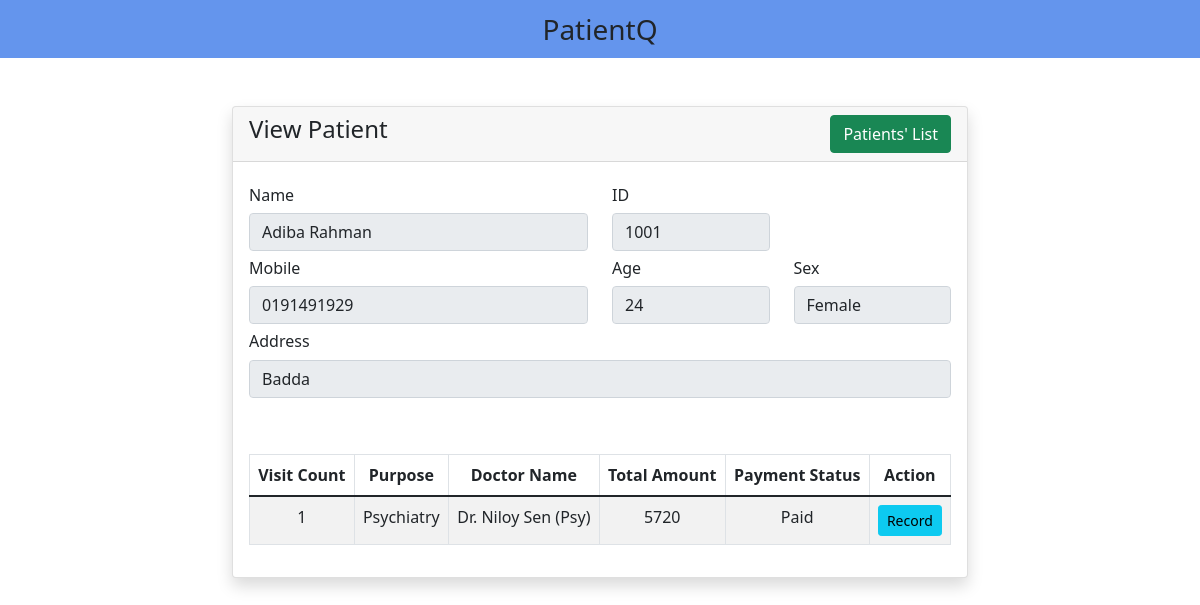
Page /v_01/view-patient.php?p_id=1001 on the committed database.
### tables this page shows
create table patient (
    p_id int auto_increment,
    p_name varchar(30),
    p_age smallint,
    p_sex varchar(1),
    mobile_no varchar(15),
    address varchar(40),
    isResident varchar(1),
    room_no varchar(10),
    primary key (p_id),
    check (isResident = '0' or isResident = '1'),
    check (p_sex = 'F' or p_sex = 'M')
);

create table payment_history (
    visit_count smallint,
    p_id int,
    purpose_id varchar(7),
    payable_amount mediumint,
    paid mediumint,
    admission_date date,
    release_date date,
    assign_dr_init varchar(7),
    note Varchar(120),
    discount_pct smallint,
    primary key (p_id, visit_count),
    check (discount_pct >= 0 and discount_pct <= 100)
);

create table purpose (
    purpose_id varchar(7),
    purpose_name varchar(30),
    dept_init varchar(20),
    primary key (purpose_id)
);

create table doctor (
    dr_init varchar(7),
    dr_name varchar(30),
    dept_init varchar(20),
    room_no varchar(10),
    primary key (dr_init)
);

### v_01/view-patient.php (the view, shortened to what this page needs)
<?php
    require 'db-connect.php';
    include('includes/header.php');
?>
<div class="container">
    <div class="row">
       <div class="col-md-2">
       </div>
       <div class="col-md-8">
        <div class="card shadow">
            <div class="card-header">
                <h4>View Patient
                    <a href="search-patient.php" class = "btn btn-success float-end">Patients' List</a>
                </h4>
            </div>
            <div class="card-body">
                <?php
                    if (isset($_GET['p_id'])) {
                        $p_id = mysqli_real_escape_string($connect, $_GET['p_id']);
                        $query = "SELECT * FROM patient where p_id = '$p_id' ";
                        $query_run = mysqli_query($connect, $query);
                        $dataTuple = mysqli_fetch_assoc($query_run);
                    }
                ?>
                <div class="row">
                    <div class="col-md-6 mb-2">
                        <p class="h6">Name</p>
                        <input type="text" name="p_name" class="form-control" value="<?=$dataTuple['p_name'] ?>" readonly>
                    </div>
                    <div class="col-md-3 mb-2">
                        <p class="h6">ID</p>
                        <input type="number" name="p_id" class="form-control" value="<?=$_GET['p_id'] ?>" readonly>
                    </div>
                    <div class="col-md-3 mb-2">
                    </div>
                </div>
                <div class="row">
                    <div class="col-md-6 mb-2">
                        <p class="h6">Mobile</p>
                        <input type="text" name="mobile_no" class="form-control" value="<?=$dataTuple['mobile_no'] ?>" readonly>
                    </div>
                    <div class="col-md-3 mb-2">
                        <p class="h6">Age</p>
                        <input type="number" name="p_age" class="form-control" value="<?=$dataTuple['p_age'] ?>" readonly>
                    </div>
                    <div class="col-md-3 mb-2">
                        <p class="h6">Sex</p>
                        <?php if($dataTuple['p_sex'] == 'M' or $dataTuple['p_sex'] == 'm'): ?>
                            <input type="text" name="p_sex" class="form-control" value="Male" readonly>
                        <?php elseif ($dataTuple['p_sex'] == 'F' or $dataTuple['p_sex'] == 'f'): ?>
                            <input type="text" name="p_sex" class="form-control" value="Female" readonly>
                        <?php endif; ?>
                    </div>
                </div>
                <div class="row mb-5">
                    <div class="col-md-12 mb-2">
                        <p class="h6">Address</p>
                        <input type="text" name="address" class="form-control" value="<?=$dataTuple['address'] ?>" readonly>
                    </div>
                </div>
                <table class="table table-bordered table-striped">
                    <thead align="center">
                        <tr>
                            <th>Visit Count</th>
                            <th>Purpose</th>
                            <th>Doctor Name</th>
                            <th>Total Amount</th>
                            <th>Payment Status</th>
                            <th>Action</th>
                        </tr>
                    </thead>
                    <tbody align="center">
                        <?php
                            $p_id = mysqli_real_escape_string($connect, $_GET['p_id']);
                            $query =
                                "SELECT payment_history.p_id, payment_history.visit_count, purpose_name,
                                    (SELECT SUM(amount * time_count)
                                        FROM patient_record, charge_sheet
                                        WHERE payment_history.p_id = patient_record.p_id
                                        AND payment_history.visit_count = patient_record.visit_count
                                        AND patient_record.history = charge_sheet.charge_num
                                        AND payment_history.p_id = '$p_id'
                                    ) AS total
                                FROM payment_history, purpose
                                WHERE payment_history.purpose_id = purpose.purpose_id
                                AND payment_history.p_id = '$p_id'; ";
                            $query_run = mysqli_query($connect, $query);
                            if (mysqli_num_rows($query_run) > 0) {
                                foreach ($query_run as $info) {
                                    ?>
                                    <tr>
                                        <td> <?= $info['visit_count'] ?> </td>
                                        <td> <?= $info['purpose_name'] ?> </td>
                                        <td>
                                            <?php
                                            $v_cnt = $info['visit_count'];
                                            $query2 = "SELECT dr_name
                                                        FROM payment_history, doctor
                                                        WHERE payment_history.assign_dr_init = doctor.dr_init
                                                        AND p_id = '$p_id' AND visit_count = '$v_cnt' ";
                                            $query_run2 = mysqli_query($connect, $query2);
                                            $dataTuple = mysqli_fetch_assoc($query_run2);
                                            ?>
                                            <?php  if ($dataTuple['dr_name']):?>
                                                <?= $dataTuple['dr_name'] ?>
                                            <?php  else:?>
                                                Doctor Not Found
                                            <?php endif; ?>
                                        </td>
                                        <td> <?= $info['total'] ?> </td>
                                        <?php
                                        $v_cnt = $info['visit_count'];
                                        $query3 = "SELECT (payable_amount - paid) AS paid
                                            FROM payment_history
                                            WHERE p_id = '$p_id' AND visit_count = '$v_cnt' ";
                                        $query_run3 = mysqli_query($connect, $query3);
                                        $dataTuple = mysqli_fetch_assoc($query_run3);
                                        ?>
                                        <?php if($dataTuple['paid'] == 0): ?>
                                            <td> Paid </td>
                                        <?php elseif($dataTuple['paid'] > 0): ?>
                                            <td> Due </td>
                                        <?php else: ?>
                                            <td> Advanced </td>
                                        <?php endif; ?>
                                        <td>
                                            <a href="generate-receipt.php?p_id=<?=$p_id?>&visit_count=<?=$v_cnt?>" class="btn btn-info btn-sm">Record</a>
                                        </td>
                                    </tr>
                                    <?php
                                }
                            } else {
                                ?>
                                    <tr>
                                        <td colspan="6">No Record Found!</td>
                                    </tr>
                                <?php
                            }
                        ?>
                    </tbody>
                </table>
            </div>
        </div>
       </div>
       <div class="col-md-2">
       </div>
    </div>
</div>
<?php
    include('includes/footer.php');
?>

### rows in the picture
patient: p_name "Adiba Rahman", mobile_no "0191491929", p_age "24", address "Badda"
payment_history: visit_count "1", purpose.purpose_name "Psychiatry", assign_dr_init.dr_name "Dr. Niloy Sen (Psy)", total "5720"
